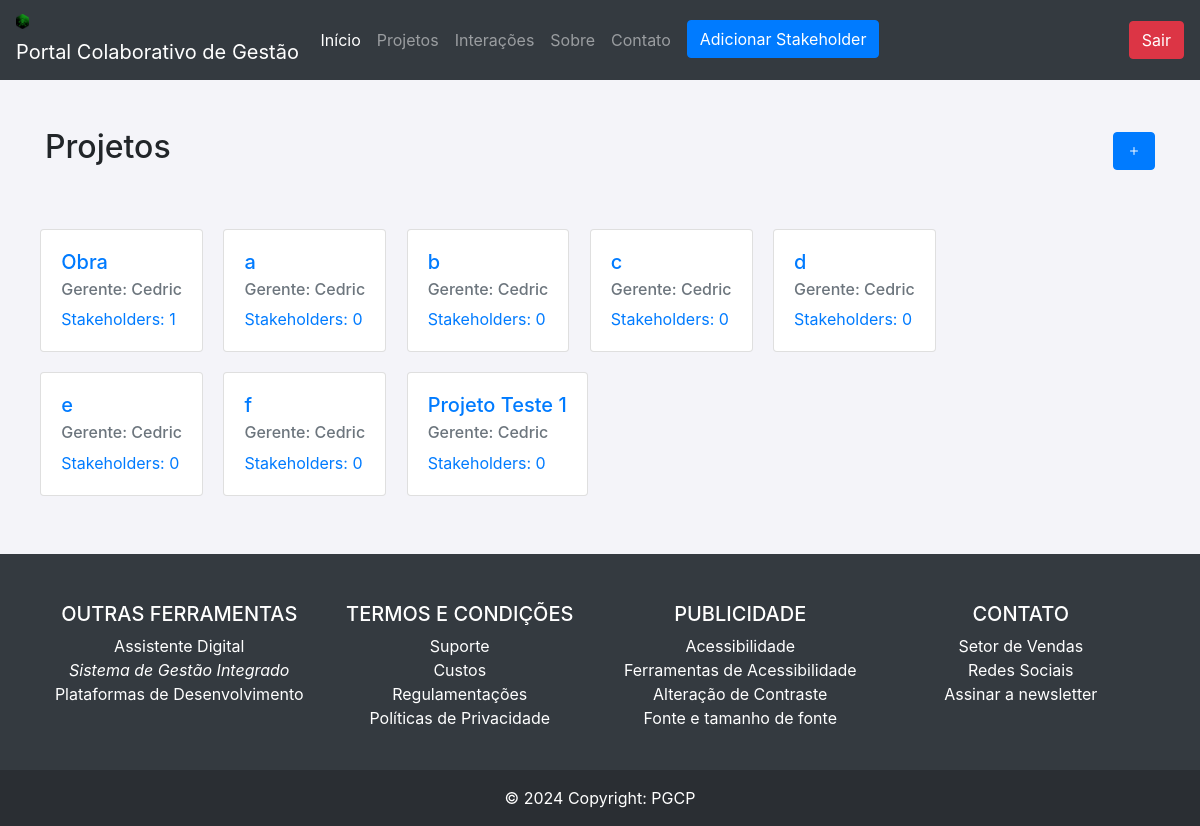
Page /projetos/ (signed in) on the earlier database version.
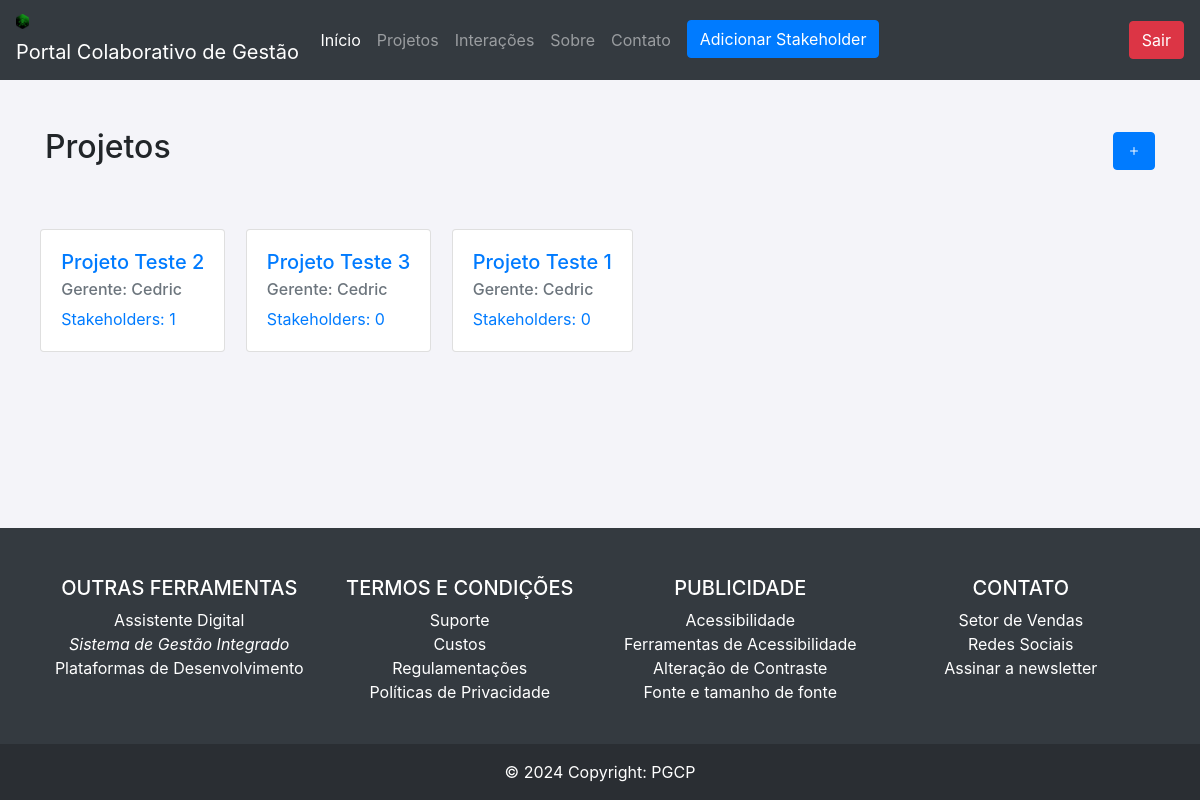
Same page on the later database version.
### portal/models.py (models this page shows, shortened)
class Projeto(models.Model):
    nome = models.CharField(max_length=255)
    descricao = models.TextField()
    data_inicio = models.DateField()
    data_fim = models.DateField(null=True, blank=True)
    gerente = models.ForeignKey(Gerente, on_delete=models.CASCADE)

class Usuario(models.Model):
    usuario = models.OneToOneField(User, on_delete=models.CASCADE)
    cpf = models.CharField(max_length=11, unique=True)
    nome = models.CharField(max_length=255, null=False)
    dt_nascimento = models.DateField()
    contato = models.CharField(max_length=255, null=True, blank=True)
    class Meta:
        abstract = True

class Gerente(Usuario):
    def __init__(self, *args: Any, **kwargs: Any) -> None:
        super().__init__(*args, **kwargs)

### portal/views.py (the view)
# urls.py: path('projetos/', views.ProjetosView.as_view(), name='lista_projetos'),
class ProjetosView(LoginRequiredMixin,ListView):
    template = 'projeto/lista_projetos.html'
    def get(self,request):
        usuario = UserController.get_user(self.request.user)
        projetos = UserController.get_projects(usuario)
        return render(request, self.template, {'projetos': projetos, 'usuario':usuario})

### portal/templatetags/filter.py (called while the page is built)
@register.filter
def classname(obj):
    return obj.__class__.__name__

@register.filter(name='has_group')
def has_group(user, group_name):
    return user.groups.filter(name=group_name).exists()

### portal/views.py (called while the page is built)
    @classmethod
    def get_user(self, user):
        if user is AnonymousUser:
            return None
        try:
            usuario = Gerente.objects.get(usuario=user)
        except Gerente.DoesNotExist:
            usuario = Stakeholder.objects.get(usuario=user)
        return usuario

    @classmethod
    def get_projects(self, user):
        if user.__class__.__name__ == 'Stakeholder':
            projetos = Projeto.objects.filter(stakeholders=user)
        else:
            projetos = Projeto.objects.filter(gerente=user)
        return projetos

### portal/templates/projeto/lista_projetos.html
{% extends "base.html" %}
{% load filter %}
{% block content %}
<div class="lista w-100">
    {% include  'components/lista_projetos_component.html' with role=usuario|classname   %}
</div>
{% endblock %}

### portal/templates/components/lista_projetos_component.html
{% load filter %}
<div class="container py-5">
    <div class="d-flex justify-content-between align-items-center mb-4">
        <h2>Projetos</h2>
        {% if request.user|has_group:"gerente" %}
        <a href="{% url 'novo_projeto' %}" class="btn btn-primary"><i class="bi bi-plus"></i></a>
        {% endif %}
    </div>
    <div class="row">
        <div class="top-buffer">
        {% for projeto in projetos %}
            <a class="card project-card" href="{% url 'detalhes_projeto' projeto.pk %}">
                <div class="card-body">
                    <h5 class="card-title">{{projeto.nome}}</h5>
                    <h6 class="card-subtitle mb-2 text-muted">Gerente: {{projeto.gerente.nome}}</h6>
                    <p class="card-text">Stakeholders: {{projeto.stakeholders.count}} </p>
                </div>
            </a>
            {% endfor %}
        </div>
    </div>
</div>

Differences in the rows shown:
removed Projeto: nome "a", gerente.nome "Cedric", stakeholders.count "0"
removed Projeto: nome "b", gerente.nome "Cedric", stakeholders.count "0"
removed Projeto: nome "c", gerente.nome "Cedric", stakeholders.count "0"
removed Projeto: nome "d", gerente.nome "Cedric", stakeholders.count "0"
removed Projeto: nome "e", gerente.nome "Cedric", stakeholders.count "0"
changed Projeto id 1: nome "Obra" → "Projeto Teste 2"
changed Projeto: nome "f" → "Projeto Teste 3"
